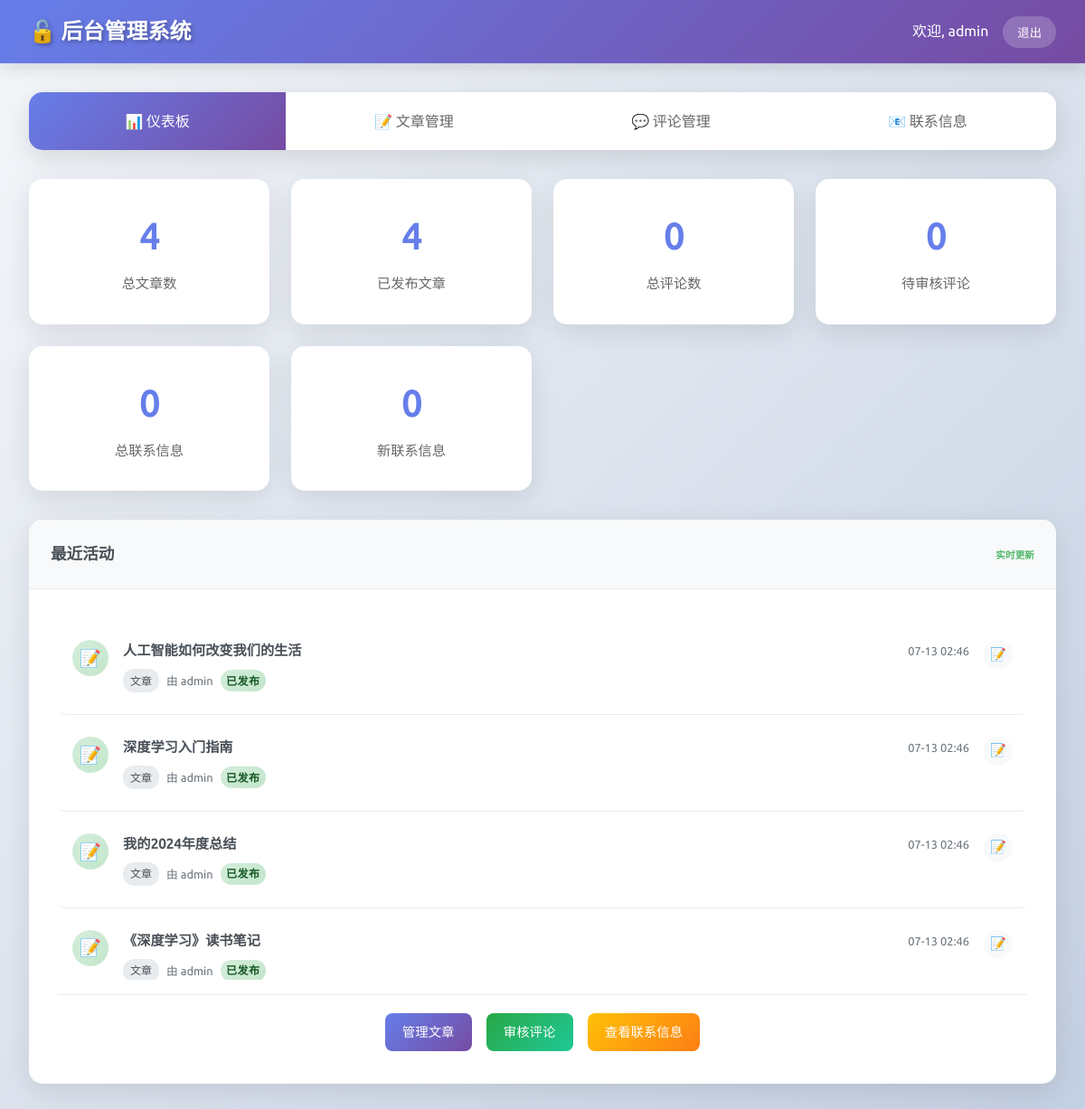
/admin/admin.php (signed in), run on the app's committed database.
### tables this page shows
CREATE TABLE articles (
    id INT AUTO_INCREMENT PRIMARY KEY,
    title VARCHAR(200) NOT NULL,
    content TEXT NOT NULL,
    excerpt VARCHAR(500),
    category_id INT,
    author_id INT,
    status ENUM('draft', 'published', 'archived') DEFAULT 'draft',
    created_at TIMESTAMP DEFAULT CURRENT_TIMESTAMP,
    updated_at TIMESTAMP DEFAULT CURRENT_TIMESTAMP ON UPDATE CURRENT_TIMESTAMP,
    FOREIGN KEY (category_id) REFERENCES categories(id) ON DELETE SET NULL,
    FOREIGN KEY (author_id) REFERENCES users(id) ON DELETE SET NULL
);

CREATE TABLE users (
    id INT AUTO_INCREMENT PRIMARY KEY,
    username VARCHAR(50) NOT NULL UNIQUE,
    email VARCHAR(100) NOT NULL UNIQUE,
    password VARCHAR(255) NOT NULL,
    role ENUM('admin', 'user') DEFAULT 'user',
    created_at TIMESTAMP DEFAULT CURRENT_TIMESTAMP,
    updated_at TIMESTAMP DEFAULT CURRENT_TIMESTAMP ON UPDATE CURRENT_TIMESTAMP
);

### database.php (called while the page is built, shortened)
<?php
class Database {
    private static $instance = null;
    private $connection;
    private function __construct() {
        try {
            $dsn = "mysql:host=" . DB_HOST . ";dbname=" . DB_NAME . ";charset=" . DB_CHARSET;
            $this->connection = new PDO($dsn, DB_USER, DB_PASS, [
                PDO::ATTR_ERRMODE => PDO::ERRMODE_EXCEPTION,
                PDO::ATTR_DEFAULT_FETCH_MODE => PDO::FETCH_ASSOC,
                PDO::ATTR_EMULATE_PREPARES => false,
            ]);
        } catch (PDOException $e) {
            if (DEBUG_MODE) {
                die('Database connection failed: ' . $e->getMessage());
            } else {
                die('Database connection failed');
            }
        }
    }
    public static function getInstance() {
        if (self::$instance === null) {
            self::$instance = new self();
        }
        return self::$instance;
    }
    public function getStats() {
        $stats = [];
        $sql = "SELECT COUNT(*) as total_articles FROM articles";
        $stmt = $this->connection->prepare($sql);
        $stmt->execute();
        $stats['total_articles'] = $stmt->fetchColumn();
        $sql = "SELECT COUNT(*) as published_articles FROM articles WHERE status = 'published'";
        $stmt = $this->connection->prepare($sql);
        $stmt->execute();
        $stats['published_articles'] = $stmt->fetchColumn();
        $sql = "SELECT COUNT(*) as total_comments FROM comments";
        $stmt = $this->connection->prepare($sql);
        $stmt->execute();
        $stats['total_comments'] = $stmt->fetchColumn();
        $sql = "SELECT COUNT(*) as pending_comments FROM comments WHERE status = 'pending'";
        $stmt = $this->connection->prepare($sql);
        $stmt->execute();
        $stats['pending_comments'] = $stmt->fetchColumn();
        $sql = "SELECT COUNT(*) as total_contacts FROM contacts";
        $stmt = $this->connection->prepare($sql);
        $stmt->execute();
        $stats['total_contacts'] = $stmt->fetchColumn();
        $sql = "SELECT COUNT(*) as new_contacts FROM contacts WHERE status = 'new'";
        $stmt = $this->connection->prepare($sql);
        $stmt->execute();
        $stats['new_contacts'] = $stmt->fetchColumn();
        return $stats;
    }
    public function getRecentActivities($limit = 10) {
        $activities = [];
        $sql = "SELECT
                    a.id, a.title, a.status, a.created_at, a.updated_at,
                    u.username as author_name,
                    'article' as type
                FROM articles a
                LEFT JOIN users u ON a.author_id = u.id
                ORDER BY a.created_at DESC
                LIMIT :limit";
        $stmt = $this->connection->prepare($sql);
        $stmt->bindParam(':limit', $limit, PDO::PARAM_INT);
        $stmt->execute();
        $articles = $stmt->fetchAll();
        foreach ($articles as $article) {
            $activities[] = [
                'type' => 'article',
                'action' => 'created',
                'item_id' => $article['id'],
                'title' => $article['title'],
                'status' => $article['status'],
                'author' => $article['author_name'],
                'time' => $article['created_at'],
                'icon' => '📝',
                'color' => $article['status'] === 'published' ? 'success' : 'warning'
            ];
        }
        $sql = "SELECT
                    c.id, c.author_name, c.content, c.status, c.created_at,
                    a.title as article_title,
                    'comment' as type
                FROM comments c
                LEFT JOIN articles a ON c.article_id = a.id
                ORDER BY c.created_at DESC
                LIMIT :limit";
        $stmt = $this->connection->prepare($sql);
        $stmt->bindParam(':limit', $limit, PDO::PARAM_INT);
        $stmt->execute();
        $comments = $stmt->fetchAll();
        $sql = "SELECT
                    id, name, email, message, status, created_at,
                    'contact' as type
                FROM contacts
                ORDER BY created_at DESC
                LIMIT :limit";
        $stmt = $this->connection->prepare($sql);
        $stmt->bindParam(':limit', $limit, PDO::PARAM_INT);
        $stmt->execute();
        $contacts = $stmt->fetchAll();
        usort($activities, function($a, $b) {
            return strtotime($b['time']) - strtotime($a['time']);
        });
        return array_slice($activities, 0, $limit);
    }
}
?>

### admin/admin.php (the view, shortened to what this page needs)
<?php
require_once '../database.php';
$db = Database::getInstance();
$stats = $db->getStats();
$recentActivities = $db->getRecentActivities(8);
$currentTab = $_GET['tab'] ?? 'dashboard';
?>
<!DOCTYPE html>
<html lang="zh-CN">
<head>
    <link rel="stylesheet" href="css/admin.css">
</head>
<body>
    <div class="header">
        <div class="header-content">
            <div class="logo">🔓 后台管理系统</div>
            <div class="user-info">
                <span>欢迎, <?php echo htmlspecialchars($_SESSION['admin_username']); ?></span>
                <form method="POST" style="display: inline;">
                    <button type="submit" class="logout-btn">退出</button>
                </form>
            </div>
        </div>
    </div>
    <div class="container">
        <div class="tabs">
            <a href="?tab=dashboard" class="tab <?php echo $currentTab === 'dashboard' ? 'active' : ''; ?>">📊 仪表板</a>
            <a href="?tab=articles" class="tab <?php echo $currentTab === 'articles' ? 'active' : ''; ?>">📝 文章管理</a>
            <a href="?tab=comments" class="tab <?php echo $currentTab === 'comments' ? 'active' : ''; ?>">💬 评论管理</a>
            <a href="?tab=contacts" class="tab <?php echo $currentTab === 'contacts' ? 'active' : ''; ?>">📧 联系信息</a>
        </div>
        <div class="tab-content <?php echo $currentTab === 'dashboard' ? 'active' : ''; ?>">
            <div class="stats-grid">
                <div class="stat-card">
                    <div class="stat-number"><?php echo $stats['total_articles']; ?></div>
                    <div class="stat-label">总文章数</div>
                </div>
                <div class="stat-card">
                    <div class="stat-number"><?php echo $stats['published_articles']; ?></div>
                    <div class="stat-label">已发布文章</div>
                </div>
                <div class="stat-card">
                    <div class="stat-number"><?php echo $stats['total_comments']; ?></div>
                    <div class="stat-label">总评论数</div>
                </div>
                <div class="stat-card">
                    <div class="stat-number"><?php echo $stats['pending_comments']; ?></div>
                    <div class="stat-label">待审核评论</div>
                </div>
                <div class="stat-card">
                    <div class="stat-number"><?php echo $stats['total_contacts']; ?></div>
                    <div class="stat-label">总联系信息</div>
                </div>
                <div class="stat-card">
                    <div class="stat-number"><?php echo $stats['new_contacts']; ?></div>
                    <div class="stat-label">新联系信息</div>
                </div>
            </div>
            <div class="content-card">
                <div class="card-header">
                    最近活动
                    <div class="activity-refresh">
                        <small>实时更新</small>
                    </div>
                </div>
                <div class="card-body">
                    <?php if (empty($recentActivities)): ?>
                        <div class="no-activities">
                            <div class="no-activities-icon">📊</div>
                            <div class="no-activities-text">暂无最近活动</div>
                            <div class="no-activities-desc">当有新文章、评论或联系信息时，会在这里显示</div>
                        </div>
                    <?php else: ?>
                        <div class="activity-list">
                            <?php foreach ($recentActivities as $activity): ?>
                                <div class="activity-item">
                                    <div class="activity-icon activity-<?php echo $activity['color']; ?>">
                                        <?php echo $activity['icon']; ?>
                                    </div>
                                    <div class="activity-content">
                                        <div class="activity-header">
                                            <span class="activity-title"><?php echo htmlspecialchars($activity['title']); ?></span>
                                            <span class="activity-time"><?php echo date('m-d H:i', strtotime($activity['time'])); ?></span>
                                        </div>
                                        <div class="activity-details">
                                            <div class="activity-meta">
                                                <span class="activity-type">
                                                    <?php
                                                    $typeNames = [
                                                        'article' => '文章',
                                                        'comment' => '评论',
                                                        'contact' => '联系'
                                                    ];
                                                    echo $typeNames[$activity['type']];
                                                    ?>
                                                </span>
                                                <?php if ($activity['author']): ?>
                                                    <span class="activity-author">由 <?php echo htmlspecialchars($activity['author']); ?></span>
                                                <?php endif; ?>
                                                <span class="activity-status status-badge status-<?php echo $activity['status']; ?>">
                                                    <?php
                                                    $statusNames = [
                                                        'published' => '已发布',
                                                        'draft' => '草稿',
                                                        'pending' => '待审核',
                                                        'approved' => '已批准',
                                                        'rejected' => '已拒绝',
                                                        'new' => '新消息',
                                                        'read' => '已读',
                                                        'replied' => '已回复'
                                                    ];
                                                    echo $statusNames[$activity['status']] ?? $activity['status'];
                                                    ?>
                                                </span>
                                            </div>
                                        </div>
                                    </div>
                                    <div class="activity-actions">
                                        <?php if ($activity['type'] === 'article'): ?>
                                            <a href="?tab=articles" class="activity-action" title="管理文章">
                                                <span>📝</span>
                                            </a>
                                        <?php elseif ($activity['type'] === 'comment'): ?>
                                            <a href="?tab=comments" class="activity-action" title="管理评论">
                                                <span>💬</span>
                                            </a>
                                        <?php elseif ($activity['type'] === 'contact'): ?>
                                            <a href="?tab=contacts" class="activity-action" title="管理联系信息">
                                                <span>📧</span>
                                            </a>
                                        <?php endif; ?>
                                    </div>
                                </div>
                            <?php endforeach; ?>
                        </div>
                    <?php endif; ?>
                    <div class="activity-footer">
                        <div class="btn-group">
                            <a href="?tab=articles" class="btn btn-primary">管理文章</a>
                            <a href="?tab=comments" class="btn btn-success">审核评论</a>
                            <a href="?tab=contacts" class="btn btn-warning">查看联系信息</a>
                        </div>
                    </div>
                </div>
            </div>
        </div>
    </div>
</body>
</html>

### data on the page
articles: icon "📝", title "人工智能如何改变我们的生活", time "07-13 02:46", type "文章", author.username "admin", status "已发布"
articles: icon "📝", title "深度学习入门指南", time "07-13 02:46", type "文章", author.username "admin", status "已发布"
articles: icon "📝", title "我的2024年度总结", time "07-13 02:46", type "文章", author.username "admin", status "已发布"
articles: icon "📝", title "《深度学习》读书笔记", time "07-13 02:46", type "文章", author.username "admin", status "已发布"

### other printed values
$_SESSION['admin_username'] "admin"
$stats['total_articles'] "4"
$stats['published_articles'] "4"
$stats['total_comments'] "0"
$stats['pending_comments'] "0"
$stats['total_contacts'] "0"
$stats['new_contacts'] "0"
